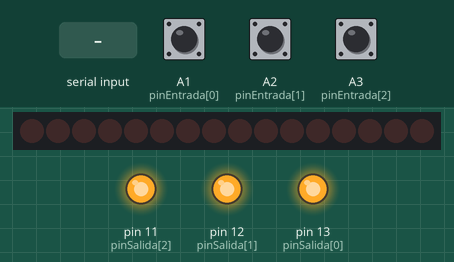
Simulated run of this sketch. Board: Arduino Uno, built with avr-gcc and run on an emulated ATmega328P. Parts: 16 shift-register outputs drawn as a row of LEDs (first output left, lit = HIGH), output pins drawn as LEDs (lit = HIGH). The inputs (shaded band) are chosen by the test bench; at power-on: A1 (pinEntrada[0]) HIGH, A2 (pinEntrada[1]) HIGH, A3 (pinEntrada[2]) HIGH. Pins used as bus, display or sensor lines are not drawn.

Above: at 1.2 s.
1.3 s: "1" received over Serial
At 2.0 s:
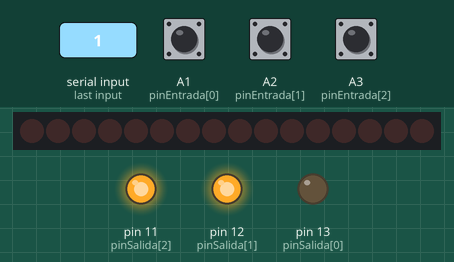
2.8 s: "2" received over Serial
At 3.3 s:
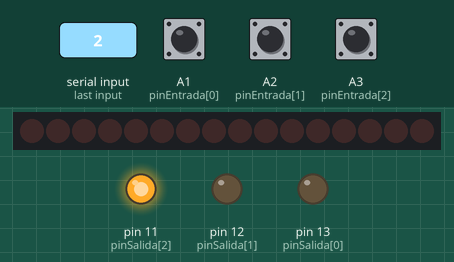
4.3 s: "1" received over Serial
At 5.7 s:
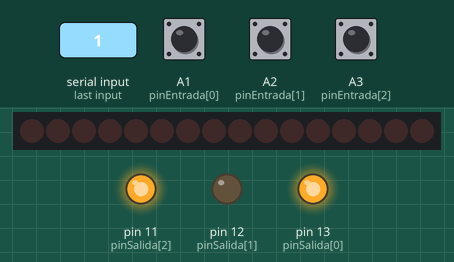
Timing chart, 0 to 7.3 s (numbered marks = the images above; inputs shaded):
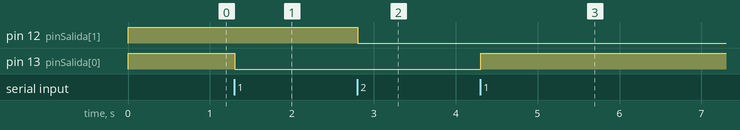

Measured:
- after the input at 1.3 s, pin 13 (pinSalida[0]): HIGH → LOW at once
- after the input at 2.8 s, pin 12 (pinSalida[1]): HIGH → LOW at once
- after the input at 4.3 s, pin 13 (pinSalida[0]): LOW → HIGH at once

The sketch:

arduino_hw262_shield.ino
```cpp
// ============================================================
// Control de E/S con Shield HW-262 — ENTRADAS TOGGLE
//
// Mapeo REAL de pines del HW-262:
//   Pulsadores: A1, A2, A3
//   LEDs:       D1 = 13,  D2 = 12,  D3 = 11   (D4 = 10 no se usa)
//   Display 7 segmentos: Latch = 4, Clock = 7, Data = 8
//
// Comportamiento:
//   - Entradas con toggle: cada pulsación invierte el estado
//     lógico y se mantiene aunque se suelte.
//   - Salidas con toggle por comando serie desde Processing.
//
// Protocolo:
//   PC -> Arduino: '1' '2' '3'  (toggle salida correspondiente)
//   Arduino -> PC: 'A'/'a' 'B'/'b' 'C'/'c'  (entrada lógica HIGH/LOW)
//
// NOTA: LEDs del HW-262 conectados a GND -> LOW = ON, HIGH = OFF.
// ============================================================

// Pines de entrada (pulsadores del shield)
const int pinEntrada[3] = {A1, A2, A3};

// Pines de salida (LEDs del shield: D1=13, D2=12, D3=11)
const int pinSalida[3] = {13, 12, 11};

// Pines del display de 7 segmentos (74HC595)
const int SR_LATCH = 4;
const int SR_CLOCK = 7;
const int SR_DATA  = 8;

// Estado físico previo de cada entrada (para detectar el flanco)
int lecturaAnterior[3] = {HIGH, HIGH, HIGH};

// Estado LÓGICO de cada entrada (el que se mantiene y se envía)
bool estadoLogico[3] = {false, false, false};

void setup() {
  Serial.begin(9600);

  // ------------------------------------------------------------
  // 1. Inicializar y APAGAR el display de 7 segmentos
  //    (evita el estado "semi encendido" por pines flotantes)
  // ------------------------------------------------------------
  pinMode(SR_LATCH, OUTPUT);
  pinMode(SR_CLOCK, OUTPUT);
  pinMode(SR_DATA,  OUTPUT);

  digitalWrite(SR_LATCH, LOW);
  digitalWrite(SR_CLOCK, LOW);
  digitalWrite(SR_DATA,  LOW);

  // Borrar contenido del 74HC595: dos bytes 0x00 + latch
  digitalWrite(SR_LATCH, LOW);
  shiftOut(SR_DATA, SR_CLOCK, MSBFIRST, 0x00);  // segmentos apagados
  shiftOut(SR_DATA, SR_CLOCK, MSBFIRST, 0x00);  // dígitos deseleccionados
  digitalWrite(SR_LATCH, HIGH);
  delay(1);
  digitalWrite(SR_LATCH, LOW);

  // ------------------------------------------------------------
  // 2. Inicializar entradas y salidas
  // ------------------------------------------------------------
  for (int i = 0; i < 3; i++) {
    // Entradas: shield con pull-up integrado. Si es inestable,
    // cambiar a INPUT_PULLUP.
    pinMode(pinEntrada[i], INPUT);

    // Salidas: LEDs a GND -> HIGH = apagado
    pinMode(pinSalida[i], OUTPUT);
    digitalWrite(pinSalida[i], HIGH);

    lecturaAnterior[i] = digitalRead(pinEntrada[i]);
  }
}

void loop() {
  // ---------- 1. Recibir comandos desde Processing ----------
  if (Serial.available() > 0) {
    char cmd = Serial.read();
    if (cmd >= '1' && cmd <= '3') {
      int idx = cmd - '1';
      int estadoActual = digitalRead(pinSalida[idx]);
      digitalWrite(pinSalida[idx], !estadoActual);   // toggle LED
    }
  }

  // ---------- 2. Leer pulsadores y hacer TOGGLE en cada pulsación ----------
  for (int i = 0; i < 3; i++) {
    int lectura = digitalRead(pinEntrada[i]);

    // Flanco: antes suelto (HIGH) y ahora presionado (LOW)
    if (lecturaAnterior[i] == HIGH && lectura == LOW) {
      estadoLogico[i] = !estadoLogico[i];

      char letra = 'A' + i;
      if (estadoLogico[i]) {
        Serial.println(letra);              // 'A' 'B' 'C'  = ALTO
      } else {
        Serial.println((char)(letra + 32)); // 'a' 'b' 'c'  = BAJO
      }
    }

    lecturaAnterior[i] = lectura;
  }

  delay(20);  // Anti-rebote
}
```
